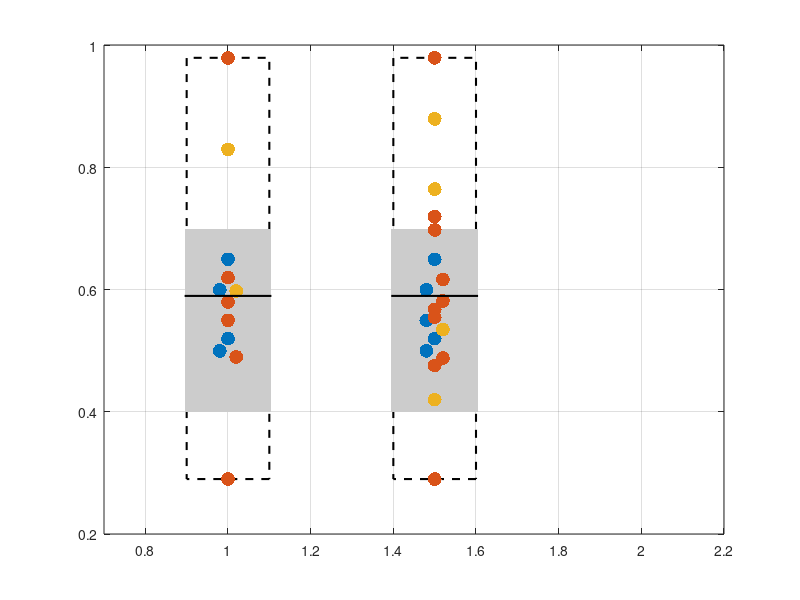

Write the MATLAB code that produced this figure. (Note: this script raises an error after producing the figure.)
% Reproducibility edits (2026): see README.md, 'Changes from the original code'.

function figure4a_substitution_ratio
%%%%%%%%%%%%%%%%%%%%%%%%%%%%%%%%%%%%%%%%%%%%%%%%%%%%%%%%%%%%%%%%%%%%%%%%%%%
% Samuel Faucher
% Fe/Al Substitution Ratio
% November 2024

% A. Pacini edits to make scatter points line up
%%%%%%%%%%%%%%%%%%%%%%%%%%%%%%%%%%%%%%%%%%%%%%%%%%%%%%%%%%%%%%%%%%%%%%%%%%%


% specify three colors
cols = [0 0.4470 0.7410; 0.8500 0.3250 0.0980; 0.9290 0.6940 0.1250];

% initiate figure
figure('units','normalized','outerposition',[0 0 .3 .4]);
hold on
box on
grid on

% create two dashed and greyed rectangles
rectangle('Position',[.9 .29 .2 .69],'LineStyle','--','LineWidth',1.5,'HandleVisibility','off')
rectangle('Position',[1.4 .29 .2 .69],'LineStyle','--','LineWidth',1.5,'HandleVisibility','off');
rectangle('Position',[.895 .4 .21 .3],'FaceColor',[.8 .8 .8],'LineStyle','none','HandleVisibility','off')
rectangle('Position',[1.395 .4 .21 .3],'FaceColor',[.8 .8 .8],'LineStyle','none','HandleVisibility','off');
%yline(0.59,'Color',[.2 .2 .2])

% Data input for steel to cast Al rectangle
cast = [{'General'	0.5
'General'	0.52
'General'	0.6
'General'	0.65
'Body'	0.49
'Body'	0.55
'Body'	0.58
'Body'	0.62
'Body' 0.29
'Body' 0.98
'Chassis'	0.598
'Chassis'	0.83}];

% Go through input data to see if any points are close together on y-axis
% Define x location according to y distances
yvars = cell2mat(cast(:,2)); % y variables to loop through
xval = ones(1,length(yvars)); % x variable default (centered on 1)
index = [1:length(yvars)]; % index into the y variables
for i = 1:length(yvars) % loop through each data point
    vector_distances = yvars(i)-yvars; % see how far that data point is from all others
    vector_logical = abs(vector_distances) < .02; % if that data point is within 0.02 t/t, flag it
    if sum(vector_logical)>1 % when we have two or more points within 0.02 of each other
        index_subset = index(vector_logical); % find what data point number they are (i.e. index)
        if sum(vector_logical)==2 % if there are 2 data points within that threshold from each other
            xval(index_subset(1)) = .98; % put the first a little to the left
            xval(index_subset(2)) = 1.02; % put the second a little to the right
        elseif sum(vector_logical)==3 %if there are 3 data points within that threshold from each other
            xval(index_subset(1)) = .98; % put the first a little to the left
            xval(index_subset(2)) = 1; % put the second in the center
            xval(index_subset(3)) = 1.02; % put the third a little to the right
        end
    end
end

cast_xy = [cast,num2cell(xval')]; % add the newly-defined xvector to the cell array so it can be indexed like the y variables

names={'General','Body','Chassis'}; % the three unique names
%marks={'b*','r>','yo'}; % define the markers
xvals1 = [.95 1 1.05]; % designate 3 x values to scatter the points onto

% cycle through each name for steel to cast Al
for i=1:length(names)
    subset = cast_xy(strcmp(cast_xy(:, 1), names{i}), :);
    %x=ones(size(subset,1),1)-0.03+0.06*rand(size(subset,1),1);
    %x = xvals1(i);
    scatter(cell2mat(subset(:,3)), cell2mat(subset(:,2)), 100, 'filled','markerfacecolor',cols(i,:),'HandleVisibility','off');
    %plot(x, cell2mat(subset(:,2)), marks{i}, 'MarkerSize', 10, 'LineWidth', 3);
    hold on
end

grid on; 
hold on;
% Plot Red
set(gca,'ColorOrderIndex',1)

% Data input for steel to wrought Al rectangle
wrought = [{'General'	0.6
'General'	0.65
'General'	0.55
'General'	0.5
'General'	0.52
'Body'	0.555
'Body'	0.568
'Body'	0.582
'Body'	0.617
'Body'	0.476
'Body'	0.488
'Body'	0.698
'Body'	0.72
'Body' 0.29
'Body' 0.98
'Chassis'	0.765
'Chassis'	0.88
'Chassis'	0.535
'Chassis'	0.42}];


% Go through input data to see if any points are close together on y-axis
% Define x location according to y distances
yvars = cell2mat(wrought(:,2)); % y variables to loop through
xval = ones(1,length(yvars)).*1.5; % x variable default (centered on 1.5)
index = [1:length(yvars)]; % index into the y variables
for i = 1:length(yvars) % loop through each data point
    vector_distances = yvars(i)-yvars; % see how far that data point is from all others
    vector_logical = abs(vector_distances) < .02; % if that data point is within 0.02 t/t, flag it
    if sum(vector_logical)>1 % when we have two or more points within 0.02 of each other
        index_subset = index(vector_logical); % find what data point number they are (i.e. index)
        if sum(vector_logical)==2 % if there are 2 data points within that threshold from each other
            xval(index_subset(1)) = 1.48; % put the first a little to the left
            xval(index_subset(2)) = 1.52; % put the second a little to the right
        elseif sum(vector_logical)==3 %if there are 3 data points within that threshold from each other
            xval(index_subset(1)) = 1.48; % put the first a little to the left
            xval(index_subset(2)) = 1.5; % put the second in the center
            xval(index_subset(3)) = 1.52; % put the third a little to the right
        end
    end
end

wrought_xy = [wrought,num2cell(xval')];  % add the newly-defined xvector to the cell array so it can be indexed like the y variables
names={'General','Body','Chassis'}; % the three unique names
marks={'bo','ro','yo'}; % define the markers
xvals2 = [1.45 1.5 1.55]; % designate 3 x values to scatter the points onto

% cycle through each name for steel to wrought Al
for i=1:length(names)
    subset = wrought_xy(strcmp(wrought_xy(:, 1), names{i}), :);
    %x=1.5*ones(1,size(subset,1))-0.03+.06*rand(1,size(subset,1));
    %plot(x, cell2mat(subset(:,2)), marks{i}, 'MarkerSize', 10, 'LineWidth', 3);
    y = cell2mat(subset(:,2));
    %x = xvals2(i).*ones(length(y),1);
    scatter(cell2mat(subset(:,3)),y, 100, 'filled','markerfacecolor',cols(i,:));
    hold on
end
plot([10 11],[10 11],'LineWidth',10,'Color',[.8 .8 .8])
plot([.895 .895+.21],[.59 .59],'k','LineWidth',1.5)
plot([1.395 1.395+.21],[.59 .59],'k','LineWidth',1.5)

% Set up axes.
xlim([.7 2.2]);
ylim([.2, 1.001]);
ax = gca;
ax.XTick = [1, 1.5];
ax.XTickLabel = '';
ax.YTick = [0.2:0.2:1];
% make x-tick labels two line text stringgs
myLabels = {'Steel to','Steel to';...
    'cast Al','wrought Al'};

for i = 1:length(myLabels)
    xt=get(ax,'XTick'); yl=get(ax,'YLim'); % equivalent to ax.XTick(i), ax.YLim(1)
    text(xt(i),yl(1),sprintf('%s\n%s', myLabels{:,i}), ...
        'horizontalalignment', 'center', 'verticalalignment', 'top','fontsize',20);    
end
set(gca,'FontSize',20)

% label y axis, legend
ylabel('Substitution ratio (t/t)')
[~,objh]=legend({'General','Body','Chassis','Range','Median'},'location','east');
objhl = findobj(objh, 'type', 'patch');
set(objhl, 'Markersize', 12);
end
